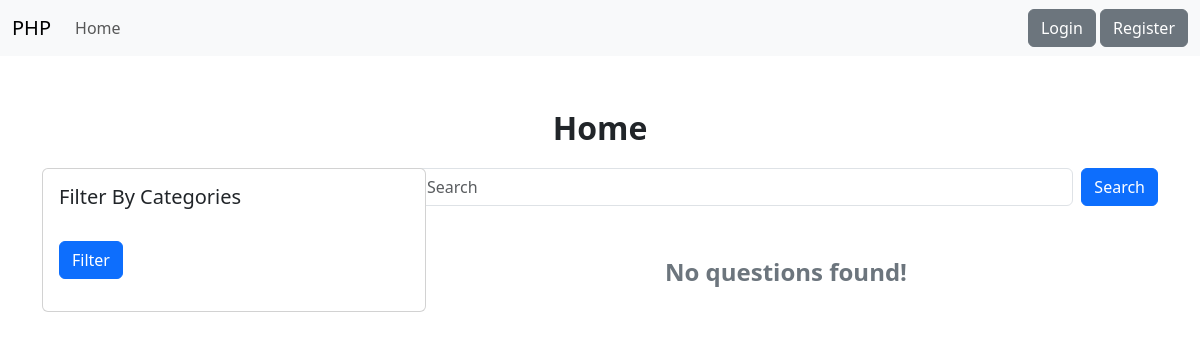
/, run on an earlier commit of the app's database.
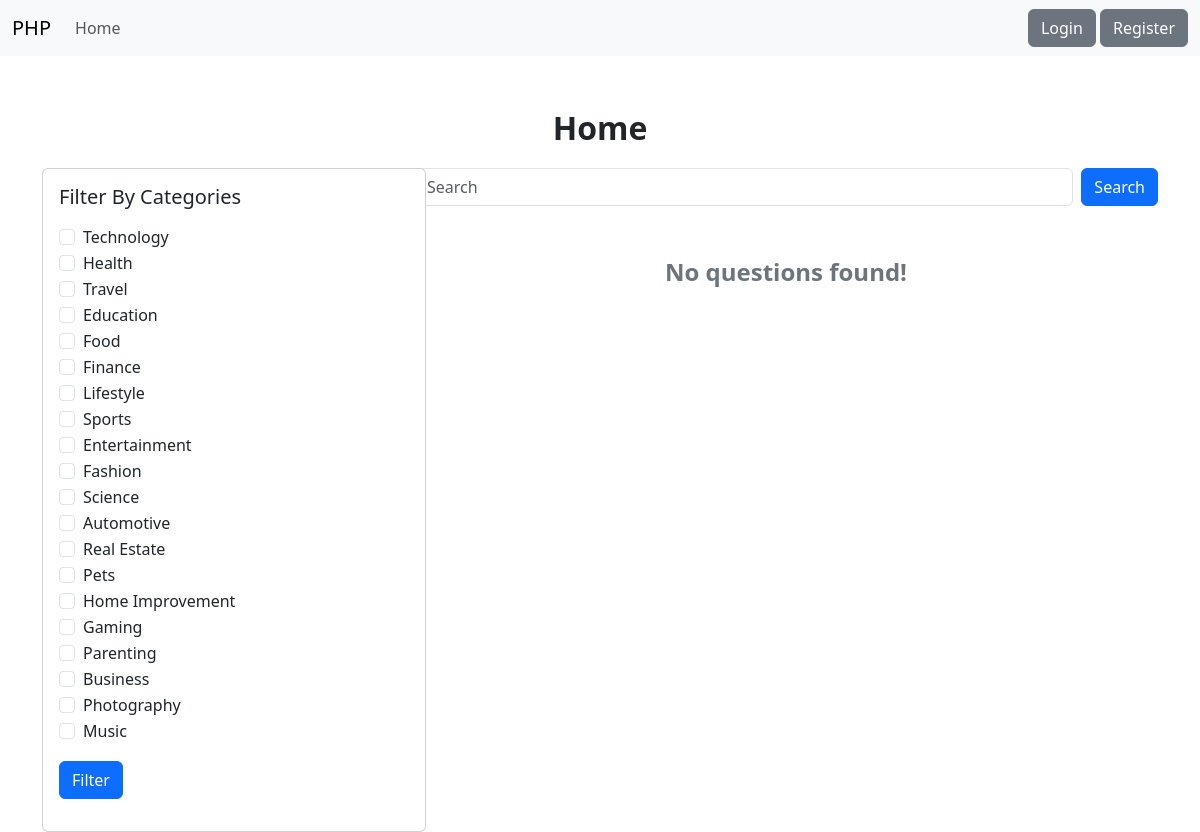
And on a later commit of the database.
### tables this page shows
CREATE TABLE categories (
    id INT AUTO_INCREMENT PRIMARY KEY,
    name VARCHAR(255) NOT NULL,
    created_at TIMESTAMP DEFAULT CURRENT_TIMESTAMP,
    updated_at TIMESTAMP DEFAULT CURRENT_TIMESTAMP ON UPDATE CURRENT_TIMESTAMP
);

### index.php (called while the page is built)
<?php
require './home/index.php';

### home/index.php (the view, shortened to what this page needs)
<?php
require BASE_PATH . '/config/db.php';
$search = isset($_GET['search']) ? $_GET['search'] : '';
$query = '
SELECT questions.*, users.username, categories.name as category_name, count(likes.id) as likes_count
FROM questions
inner join users on questions.user_id = users.id
inner join categories on questions.category_id = categories.id
left join likes on questions.id = likes.question_id
WHERE (title LIKE :search OR content LIKE :search)';
$params = [':search' => '%' . $search . '%'];
$query .= '
group by questions.id, users.username, categories.name
ORDER BY id DESC';
$stmt = $pdo->prepare($query);
$stmt->execute($params);
$questions = $stmt->fetchAll();
$categories = $pdo->query('SELECT * FROM categories')->fetchAll();
?>
<?php require('partials/header.php') ?>
<?php require('partials/nav.php') ?>
<p class="text-center fw-bold fs-2">
    Home
</p>
<div class="d-flex justify-content-between">
    <div class="col-4">
        <div class="card" style="width: 24rem;">
            <div class="card-body">
                <h5 class="card-title">Filter By Categories</h5>
                <p class="card-text">
                <div class="categories">
                    <form action="/" method="GET">
                        <?php foreach ($categories as $category) { ?>
                            <div class="col-md-auto">
                                <div class="form-check">
                                    <input class="form-check-input" id="<?= $category['id'] ?>" type="checkbox" name="categories[]" value="<?= $category['id'] ?>" <?= in_array($category['id'], $_GET['categories'] ?? []) ? 'checked' : '' ?>>
                                    <label class="form-check-label" for="<?= $category['id'] ?>">
                                        <?= $category['name'] ?>
                                    </label>
                                </div>
                            </div>
                        <?php } ?>
                        <button type="submit" class="btn btn-primary mt-3">
                            Filter
                        </button>
                    </form>
                </div>
                </p>
            </div>
        </div>
    </div>
    <div class="col-8 side-2">
        <div>
            <form action="/" method="GET">
                <div class="d-flex justify-content-center">
                    <input type="text" value="<?= $search ?>" name="search" placeholder="Search" class="form-control">
                    <button type="submit" class="btn btn-primary ms-2">Search</button>
                </div>
            </form>
        </div>
        <div class="mt-5">
            <?php if (!count($questions)) { ?>
                <p class="text-center text-secondary fw-bold fs-4">No questions found!</p>
            <?php } ?>
        </div>
    </div>
</div>
<?php require('partials/footer.php') ?>

### partials/header.php (shortened to what this page needs)
<!DOCTYPE html>
<html lang="en">
<head>
    <link rel="stylesheet" href="https://cdn.jsdelivr.net/npm/bootstrap-icons@1.11.3/font/bootstrap-icons.min.css">
    <link rel="stylesheet" href="https://cdn.ckeditor.com/ckeditor5/42.0.2/ckeditor5.css">
    <link href="https://cdn.jsdelivr.net/npm/bootstrap@5.3.3/dist/css/bootstrap.min.css" rel="stylesheet">
</head>
<body>

### partials/nav.php (shortened to what this page needs)
<?php
$userId = isset($_SESSION['user_id']) ? $_SESSION['user_id'] : null;
?>
<nav class="navbar navbar-expand-lg bg-body-tertiary">
    <div class="container-fluid">
        <a class="navbar-brand" href="/">PHP</a>
        <div class="collapse navbar-collapse" id="navbarSupportedContent">
            <ul class="navbar-nav me-auto mb-2 mb-lg-0">
                <li class="nav-item">
                    <a class="nav-link" aria-current="page" href="/">Home</a>
                </li>
            </ul>
            <div class="dropdown">
                <?php if ($userId) { ?>
                    <button class="btn btn-secondary dropdown-toggle" type="button" data-bs-toggle="dropdown" aria-expanded="false">
                        Actions
                    </button>
                    <ul class="dropdown-menu">
                        <li><a class="dropdown-item" href="/auth/logout.php">Logout</a></li>
                    </ul>
                <?php } else { ?>
                    <a class="btn btn-secondary" href="/auth/login.php">Login</a>
                    <a href="/auth/register.php" class="btn btn-secondary">Register</a>
                <?php } ?>
            </div>
        </div>
    </div>
</nav>
<div class="container mt-5">

### partials/footer.php (shortened to what this page needs)
</div>
</body>
</html>

What changed in the data, as far as the page shows it:
added categories: name "Technology"
added categories: name "Health"
added categories: name "Travel"
added categories: name "Education"
added categories: name "Food"
added categories: name "Finance"
added categories: name "Lifestyle"
added categories: name "Sports"
added categories: name "Entertainment"
added categories: name "Fashion"
added categories: name "Science"
added categories: name "Automotive"
added categories: name "Real Estate"
added categories: name "Pets"
added categories: name "Home Improvement"
added categories: name "Gaming"
added categories: name "Parenting"
added categories: name "Business"
added categories: name "Photography"
added categories: name "Music"
